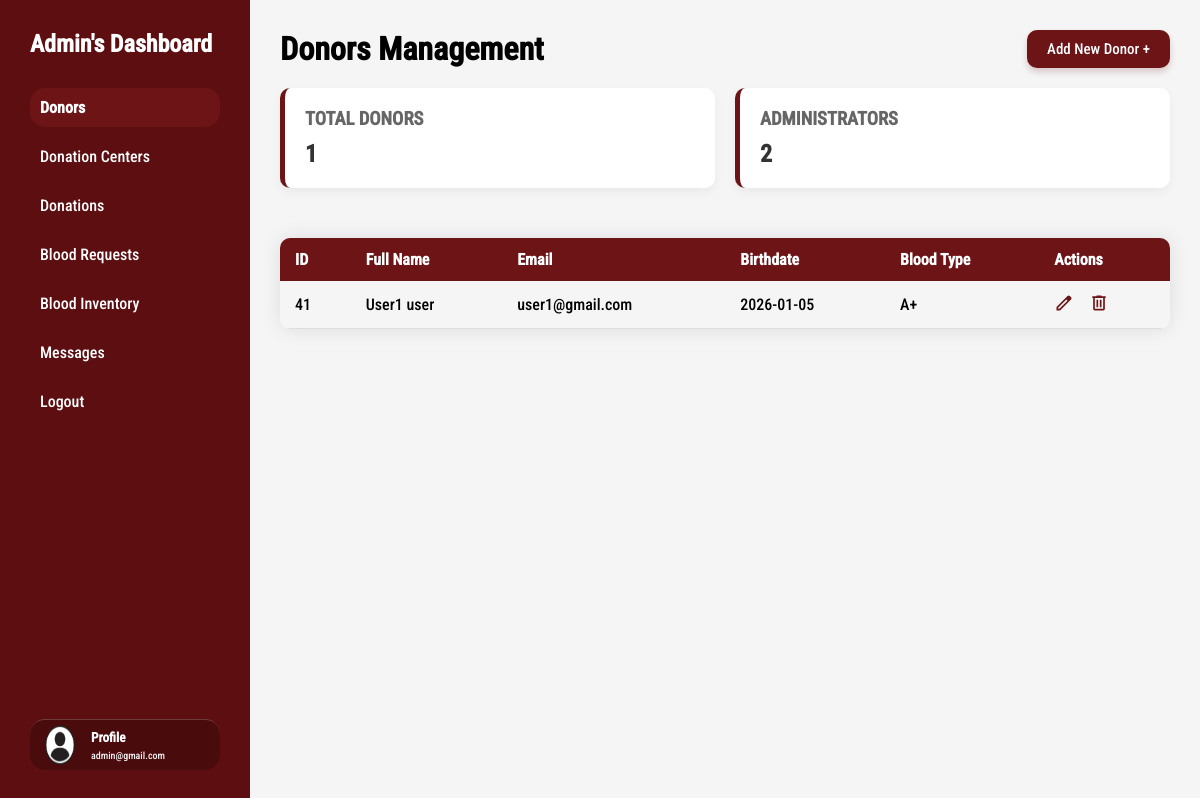
The app's page /dashboard/index.php?page=donors (signed in) with its own data.
### tables this page shows
CREATE TABLE `donors` (
  `id` int(11) NOT NULL,
  `first_name` varchar(50) DEFAULT NULL,
  `last_name` varchar(50) DEFAULT NULL,
  `birthdate` date DEFAULT NULL,
  `blood_group_id` int(11) NOT NULL
);

CREATE TABLE `users` (
  `id` int(11) NOT NULL,
  `username` varchar(255) NOT NULL,
  `email` varchar(100) NOT NULL,
  `password` varchar(255) NOT NULL,
  `role_id` int(11) NOT NULL
);

CREATE TABLE `blood_groups` (
  `id` int(11) NOT NULL,
  `group_name` varchar(5) NOT NULL
);

### config.php (called while the page is built)
<?php
class Database {
    private $host = 'localhost';
    private $dbname = 'blood_bank_management_system';
    private $username = 'root';
    private $password = '';
    private $conn;
    public function __construct() {
        try {
            $dsn = "mysql:host={$this->host};dbname={$this->dbname}";
            $this->conn = new PDO($dsn, $this->username, $this->password);
            $this->conn->setAttribute(PDO::ATTR_ERRMODE, PDO::ERRMODE_EXCEPTION);
        } catch(PDOException $e) {
            die("Connection failed: " . $e->getMessage());
        }
    }
    public function getConnection(): PDO {
        return $this->conn;
    }
}
?>

### crud/user/userLogic.php (called while the page is built, shortened)
<?php
class User {
    private $conn;
    public function __construct($db) {
        $this->conn = $db;
    }
    public function getAllDonors() {
    $query = "SELECT u.id, d.first_name, d.last_name, u.email, d.birthdate, bg.group_name as blood_group
            FROM users u
            JOIN donors d ON u.id = d.id
            Join blood_groups bg ON bg.id = d.blood_group_id";
    $stmt = $this->conn->prepare($query);
    $stmt->execute();
    return $stmt->fetchAll(PDO::FETCH_ASSOC);
}
public function countTotalDonors() {
    $sql = "SELECT COUNT(*) as total FROM users WHERE role_id = 2";
    $stmt = $this->conn->prepare($sql);
    $stmt->execute();
    $row = $stmt->fetch(PDO::FETCH_ASSOC);
    return $row['total'];
}
public function countTotalAdmins() {
    $sql = "SELECT COUNT(*) as total FROM users WHERE role_id = 1";
    $stmt = $this->conn->prepare($sql);
    $stmt->execute();
    $row = $stmt->fetch(PDO::FETCH_ASSOC);
    return $row['total'];
}
}
?>

### dashboard/dashboardPages/donors.php (the view, shortened to what this page needs)
<?php
include "../config.php";
include "../crud/user/userLogic.php";
 $db = new Database();
 $user = new User($db->getConnection());
?>
<div class="userContainer">
    <div class="headerSection">
        <h1>Donors Management</h1>
        <button class="btnAdd" onclick="openUserModal()">Add New Donor +</button>
    </div>
    <div class="statsContainer">
        <div class="statCard">
            <h3>Total Donors</h3>
            <p> <?php echo $totalDonors = $user->countTotalDonors()?></p>
        </div>
        <div class="statCard">
            <h3>Administrators</h3>
            <p><?php echo $totalAdmins = $user->countTotalAdmins()?></p>
        </div>
    </div>
    <table class="styledTable">
        <thead>
            <tr>
                <th>ID</th>
                <th>Full Name</th>
                <th>Email</th>
                <th>Birthdate</th>
                <th>Blood Type</th>
                <th>Actions</th>
            </tr>
        </thead>
        <tbody>
            <?php
            $donors = $user->getAllDonors();
            if ($donors) {
                foreach ($donors as $donor) {
                    ?>
                    <tr>
                        <td><?php echo $donor['id']; ?></td>
                        <td><?php echo $donor['first_name'] . " " . $donor['last_name']; ?></td>
                        <td><?php echo $donor['email']; ?></td>
                        <td><?php echo $donor['birthdate']; ?></td>
                        <td><?php echo $donor['blood_group']; ?></td>
                        <td class="actionsColumn">
                            <button class="btn" onclick="openEditModal(<?php echo $donor['id']; ?>)"><img src="../images/svg/editIcon.svg" alt="Edit"></button>
                            <button class="btn" onclick="confirmDelete(<?php echo $donor['id']; ?>)"><img src="../images/svg/deleteIcon.svg" alt="Delete"></button>
                        </td>
                    </tr>
                    <?php
                }
            } else {
                echo "<tr><td colspan='6'>Nuk ka të dhëna në databazë.</td></tr>";
            }
            ?>
        </tbody>
    </table>
</div>

### dashboard/styledTables.css (style rules this page uses)
.btnAdd { background-color: #6d1417; color: white; padding: 10px 20px; border: none; border-radius: 10px; font-size: 15px; cursor: pointer; display: flex; align-items: center; transition: all 0.3s ease; box-shadow: 0 4px 6px rgba(109, 20, 23, 0.2); }
.styledTable { width: 100%; border-radius: 10px; box-shadow: 0 0 20px rgba(0, 0, 0, 0.1); border-collapse: collapse; border-spacing: 0; overflow: hidden; }
.styledTable thead { border-radius: 10px; }
.styledTable thead tr { background-color: #6d1417; color: #ffffff; text-align: left; }
.styledTable th, .styledTable td { padding: 12px 15px; }
.styledTable tbody tr { border-bottom: 1px solid #dddddd; }
.actionsColumn { display: flex; gap: 15px; align-items: center; }
.btn { border: none; background-color: transparent; cursor: pointer; }
.btn img { width: 20px; height: 20px; }

### components/globalCSS/globalCSS.css (style rules this page uses)
* { margin: 0; padding: 0; box-sizing: border-box; font-family: Roboto; }
html { --padding-inline: 100px; --max-width: 1400px; }

### records on screen
donors: id "41", first_name "User1", last_name "user", id.email "user1@gmail.com", birthdate "2026-01-05", blood_group.group_name "A+"

### other values on screen
$_SESSION['user_email'] "admin@gmail.com"
$totalDonors = $user->countTotalDonors() "1"
$totalAdmins = $user->countTotalAdmins() "2"
